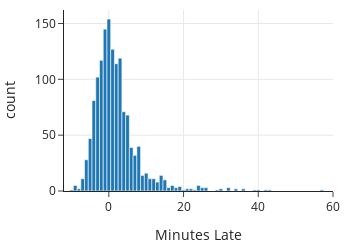

Notebook code for this chart:
### Markdown cell above
## Example: Predicting Bus Wait Times 

{numref}`Chapter %s <ch:modeling>` models the lateness of a Seattle bus in arriving at a particular stop. We observed that the distribution was highly skewed and chose to estimate the typical lateness by the median, which was 0.74 minutes. We reproduce the sample histogram from that chapter here.

### Code cell
times = pd.read_csv('data/seattle_bus_times_NC.csv')
fig = px.histogram(times, x='minutes_late', width=350, height=250)
fig.update_xaxes(range=[-12, 60], title_text='Minutes Late')

### Figure 1 — Plotly figure (JSON) as saved in the notebook; plotly's stock layout.template omitted (floating-point values rounded to 4 significant figures; data arrays with more than 128 entries replaced by an {"elided": "..."} marker saying what was removed)
{"data": [{"alignmentgroup": "True", "bingroup": "x", "hovertemplate": "minutes_late=%{x}<br>count=%{y}<extra></extra>", "legendgroup": "", "marker": {"color": "#1F77B4", "pattern": {"shape": ""}}, "name": "", "offsetgroup": "", "orientation": "v", "showlegend": false, "type": "histogram", "x": {"elided": "1434 float values"}, "xaxis": "x", "yaxis": "y"}], "layout": {"barmode": "relative", "height": 250, "legend": {"tracegroupgap": 0}, "width": 350, "xaxis": {"anchor": "y", "domain": [0, 1], "range": [-12, 60], "title": {"text": "Minutes Late"}, "type": "linear"}, "yaxis": {"anchor": "x", "autorange": true, "domain": [0, 1], "range": [0, 162.1], "title": {"text": "count"}}}}
